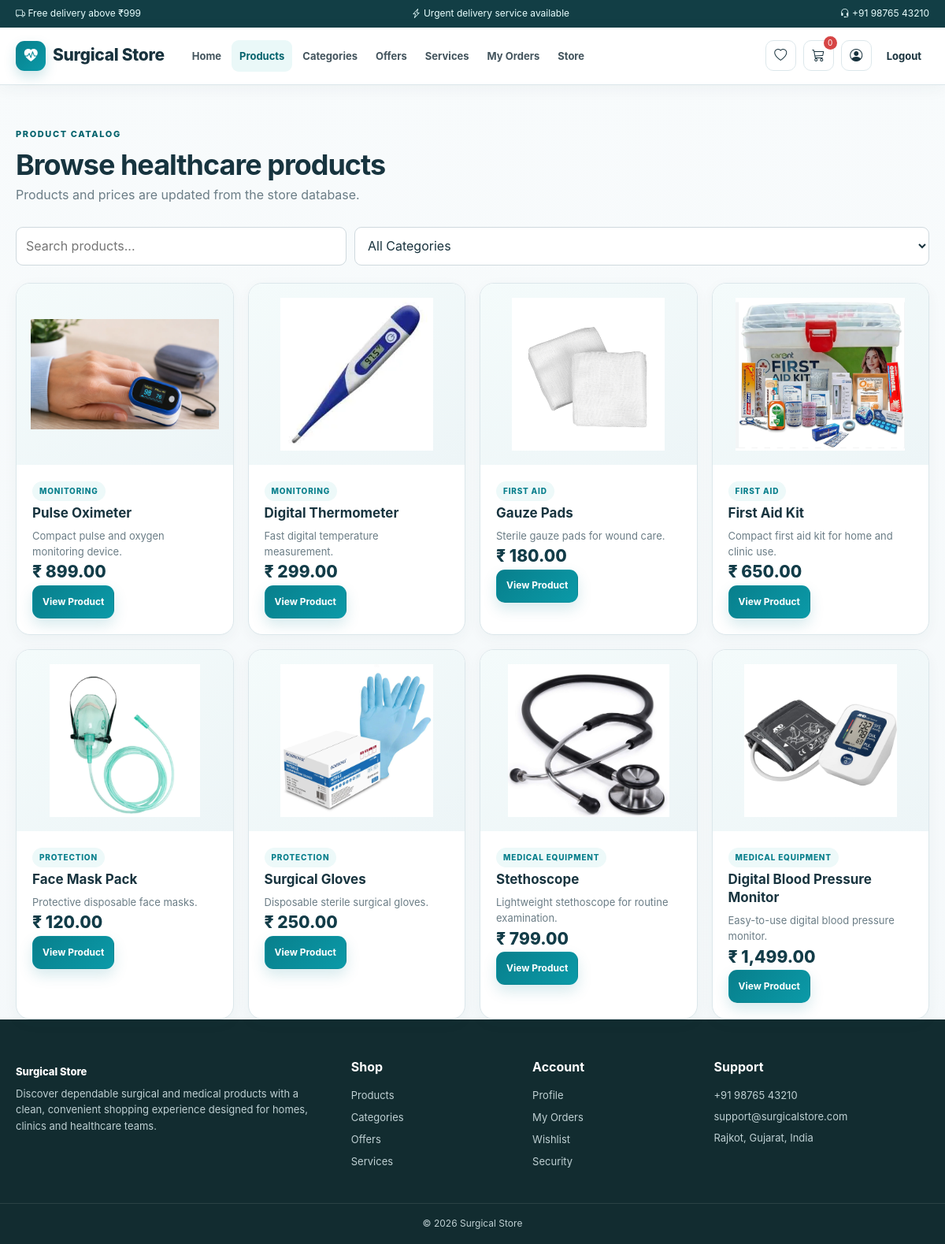
/User/products.php (signed in), run on the app's committed database.
### tables this page shows
CREATE TABLE site_settings (
  setting_id INT AUTO_INCREMENT PRIMARY KEY,
  setting_key VARCHAR(100) NOT NULL UNIQUE,
  setting_value TEXT NOT NULL,
  updated_at TIMESTAMP DEFAULT CURRENT_TIMESTAMP ON UPDATE CURRENT_TIMESTAMP
);

CREATE TABLE products (
  product_id INT AUTO_INCREMENT PRIMARY KEY,
  category_id INT NULL,
  product_name VARCHAR(150) NOT NULL,
  description TEXT,
  brand VARCHAR(100) DEFAULT '',
  price DECIMAL(10,2) NOT NULL DEFAULT 0,
  stock_quantity INT NOT NULL DEFAULT 0,
  image VARCHAR(255) DEFAULT '',
  status ENUM('active','inactive') NOT NULL DEFAULT 'active',
  created_at TIMESTAMP DEFAULT CURRENT_TIMESTAMP,
  FOREIGN KEY (category_id) REFERENCES categories(category_id) ON DELETE SET NULL ON UPDATE CASCADE
);

CREATE TABLE categories (
  category_id INT AUTO_INCREMENT PRIMARY KEY,
  category_name VARCHAR(100) NOT NULL UNIQUE,
  description VARCHAR(255) DEFAULT '',
  status ENUM('active','inactive') NOT NULL DEFAULT 'active',
  created_at TIMESTAMP DEFAULT CURRENT_TIMESTAMP
);

### includes/db.php (called while the page is built, shortened)
<?php
require_once __DIR__ . '/../db_config.php';
mysqli_set_charset($con, 'utf8mb4');
function h($v) {
return htmlspecialchars((string)($v ?? ''), ENT_QUOTES, 'UTF-8');
}
function db_all($sql) {
global $con;
$r=mysqli_query($con,$sql);
return $r ? mysqli_fetch_all($r,MYSQLI_ASSOC) : [];
}
function setting($key,$default='') {
global $con;
$key=mysqli_real_escape_string($con,$key);
$r=mysqli_query($con,"SELECT setting_value FROM site_settings WHERE setting_key='$key' LIMIT 1");
$row=$r?mysqli_fetch_assoc($r):null;
return $row ? $row['setting_value'] : $default;
}
function cart_items() {
return $_SESSION['cart'] ?? [];
}
function cart_count() {
$n=0;
return $n;
}
?>

### User/products.php (the view, shortened to what this page needs)
<?php
require_once __DIR__ . '/../includes/db.php';
require 'layout.php';
userStart('Products','products');
?>
<div class="container">
<div class="page-head">
<span class="eyebrow">PRODUCT CATALOG</span>
<h1>Browse healthcare products</h1>
<p>Products and prices are updated from the store database.</p>
</div>
<div class="filter">
<input id="productSearch" placeholder="Search products...">
<select id="categoryFilter">
<option value="">All Categories</option>
</select>
</div>
<div class="grid-4">
<?php
$items=db_all("SELECT p.*,c.category_name FROM products p LEFT JOIN categories c ON c.category_id=p.category_id WHERE p.status='active' ORDER BY p.product_id DESC");
foreach($items as $p): $img=trim($p['image']??'');
?>
<div class="product-item" data-category="
<?=
h(strtolower($p['category_name']??''))
?>
">
<div class="product-card">
<img src="/SurgicalStore/images/
<?=
h($img ?: 'digital-thermometer.jpg')
?>
" alt="
<?=
h($p['product_name'])
?>
">
<div class="product-info">
<span class="category">
<?=
h($p['category_name']??'Healthcare')
?>
</span>
<h3>
<?=
h($p['product_name'])
?>
</h3>
<p>
<?=
h($p['description']??'')
?>
</p>
<span class="price">₹
<?=
number_format((float)$p['price'],2)
?>
</span>
<br>
<a class="btn primary small" href="product_details.php?id=
<?=
(int)$p['product_id']
?>
">View Product</a>
</div>
</div>
</div>
<?php
endforeach;
?>
</div>
</div>
<?php
userEnd();
?>

### User/layout.php (shortened to what this page needs)
<?php
require_once __DIR__.'/../includes/db.php';
function userStart($pageTitle='Surgical Store',$activePage='')  {
$store=setting('store_name','Surgical Store');
?>
<!DOCTYPE html>
<html lang="en">
<head>
<link rel="stylesheet" href="/SurgicalStore/css/style.css">
<link rel="stylesheet" href="https://cdn.jsdelivr.net/npm/bootstrap-icons@1.11.3/font/bootstrap-icons.min.css">
</head>
<body>
<div class="announcement">
<div class="container announcement-inner">
<span>
<i class="bi bi-truck">
</i>
<?=
h(setting('announcement_two'))
?>
</span>
<span>
<i class="bi bi-lightning-charge">
</i>
<?=
h(setting('urgent_text','Urgent delivery service available'))
?>
</span>
<span>
<i class="bi bi-headset">
</i>
<?=
h(setting('phone'))
?>
</span>
</div>
</div>
<header class="site-header">
<div class="container nav-wrap">
<a class="logo" href="index.php">
<span class="logo-icon">
<i class="bi bi-heart-pulse-fill">
</i>
</span>
<span>
<?=
h($store)
?>
</span>
</a>
<nav id="mainNav">
<a class="
<?=
$activePage==='home'?'active':''
?>
" href="index.php">Home</a>
<a class="
<?=
$activePage==='products'?'active':''
?>
" href="products.php">Products</a>
<a class="
<?=
$activePage==='categories'?'active':''
?>
" href="categories.php">Categories</a>
<a class="
<?=
$activePage==='offers'?'active':''
?>
" href="offers.php">Offers</a>
<a class="
<?=
$activePage==='services'?'active':''
?>
" href="services.php">Services</a>
<a class="
<?=
$activePage==='orders'?'active':''
?>
" href="orders.php">My Orders</a>
<a href="../index.php">Store</a>
</nav>
<div class="nav-actions">
<a class="nav-icon" href="wishlist.php">
<i class="bi bi-heart">
</i>
</a>
<a class="nav-icon" href="cart.php">
<i class="bi bi-cart3">
</i>
<span class="nav-count">
<?=
cart_count()
?>
</span>
</a>
<a class="nav-icon" href="profile.php">
<i class="bi bi-person-circle">
</i>
</a>
<a class="login-link" href="logout.php">Logout</a>
</div>
</div>
</header>
<main>
<?php
}
function userEnd()  {
?>
<footer class="footer">
<div class="container footer-grid">
<div>
<a class="footer-brand" href="index.php">
<?=
h(setting('store_name','Surgical Store'))
?>
</a>
<p>
<?=
h(setting('hero_description'))
?>
</p>
</div>
<div>
<h4>Shop</h4>
<a href="products.php">Products</a>
<a href="categories.php">Categories</a>
<a href="offers.php">Offers</a>
<a href="services.php">Services</a>
</div>
<div>
<h4>Account</h4>
<a href="profile.php">Profile</a>
<a href="orders.php">My Orders</a>
<a href="wishlist.php">Wishlist</a>
<a href="change-password.php">Security</a>
</div>
<div>
<h4>Support</h4>
<p>
<?=
h(setting('phone'))
?>
</p>
<p>
<?=
h(setting('email'))
?>
</p>
<p>
<?=
h(setting('address'))
?>
</p>
</div>
</div>
<div class="copyright">©
<?=
date('Y')
?>
<?=
h(setting('store_name','Surgical Store'))
?>
</div>
</footer>
</body>
</html>
<?php
}
?>

### data on the page
site_settings: setting_value "Free delivery above ₹999"
site_settings: setting_value "Urgent delivery service available"
site_settings: setting_value "+91 98765 43210"
site_settings: setting_value "Surgical Store"
products: image (picture), category.category_name "MONITORING", product_name "Pulse Oximeter", description "Compact pulse and oxygen monitoring device.", price "899.00"
products: image (picture), category.category_name "MONITORING", product_name "Digital Thermometer", description "Fast digital temperature measurement.", price "299.00"
products: image+product_name (picture), category.category_name "FIRST AID", product_name "Gauze Pads", description "Sterile gauze pads for wound care.", price "180.00"
products: image (picture), category.category_name "FIRST AID", product_name "First Aid Kit", description "Compact first aid kit for home and clinic use.", price "650.00"
products: image (picture), category.category_name "PROTECTION", product_name "Face Mask Pack", description "Protective disposable face masks.", price "120.00"
products: image (picture), category.category_name "PROTECTION", product_name "Surgical Gloves", description "Disposable sterile surgical gloves.", price "250.00"
products: image (picture), category.category_name "MEDICAL EQUIPMENT", product_name "Stethoscope", description "Lightweight stethoscope for routine examination.", price "799.00"
products: image (picture), category.category_name "MEDICAL EQUIPMENT", product_name "Digital Blood Pressure Monitor", description "Easy-to-use digital blood pressure monitor.", price "1,499.00"
site_settings: setting_value "Discover dependable surgical and medical products with a clean, convenient shopping experience designed for homes, clinics and healthcare teams."
site_settings: setting_value "support@surgicalstore.com"
site_settings: setting_value "Rajkot, Gujarat, India"

### other printed values
cart_count() "0"
